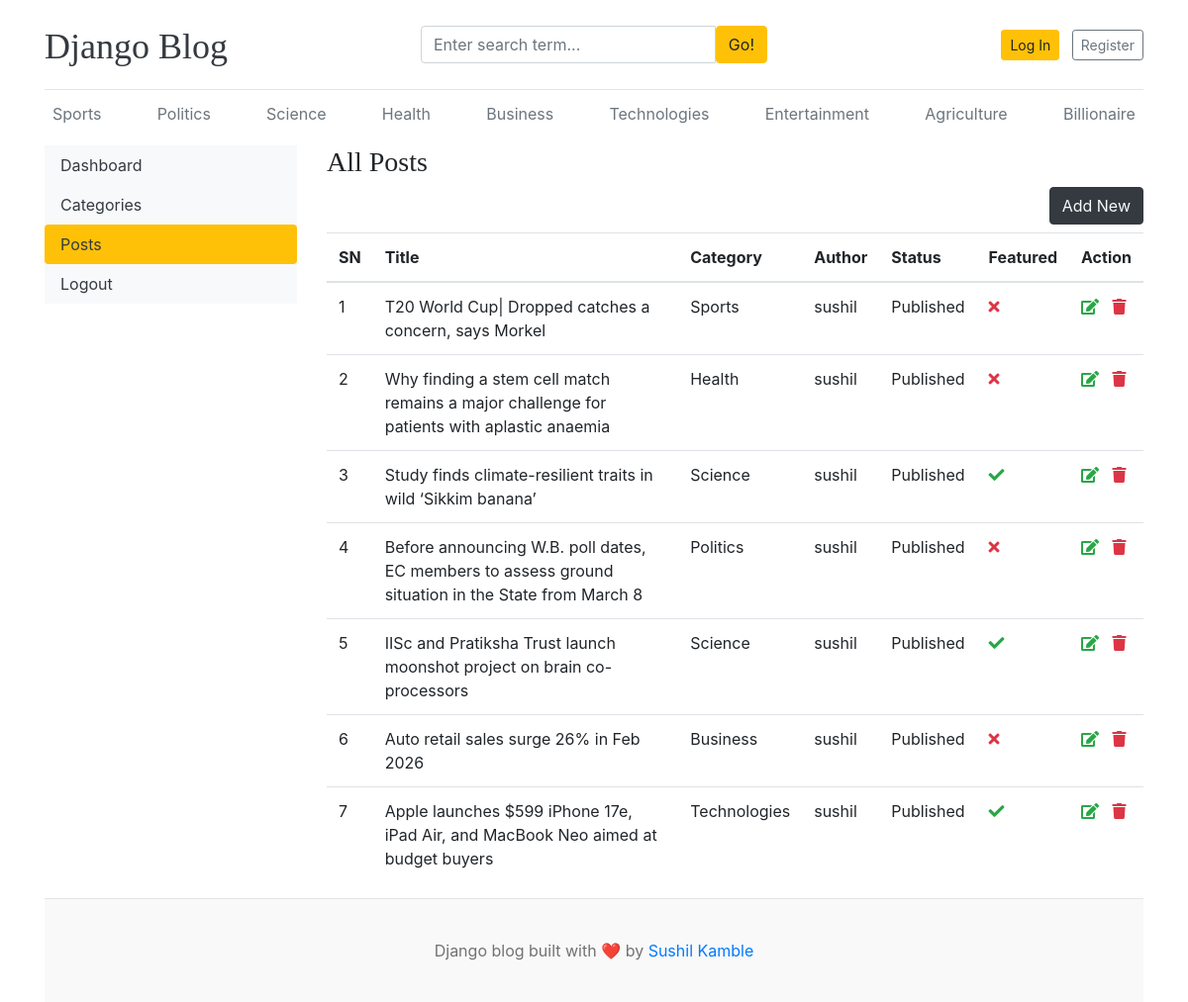
The app's page /dashboard/posts/ with its own data.
### blogs/models.py (models this page shows, shortened)
class Category(models.Model):
    category_name = models.CharField(max_length=100, unique=True)
    created_at = models.DateTimeField(auto_now_add=True)
    updated_at = models.DateTimeField(auto_now=True)
    class Meta:
        verbose_name_plural = 'categories'
    def __str__(self):
        return self.category_name

class Blog(models.Model):
    title = models.CharField(max_length=100)
    slug = models.SlugField(max_length=150, unique=True, blank=True)
    category = models.ForeignKey(Category, on_delete= models.CASCADE, )
    author = models.ForeignKey(User, on_delete=models.CASCADE)
    featured_image = models.ImageField(upload_to='uploads/%Y/%m/%d')
    short_description = models.TextField(max_length=500)
    blog_body = models.TextField(max_length=2000)
    status = models.CharField(max_length=50, choices=STATUS_CHOICES, default="Draft")
    is_featured = models.BooleanField(default=False)
    created_at = models.DateTimeField(auto_now_add=True)
    updated_at = models.DateTimeField(auto_now=True)

### dashboards/views.py (the view)
# urls.py: path('posts/', views.posts, name='posts'),
def posts(request):
    posts = Blog.objects.all()
    context = {
        'posts' : posts
    }
    return render(request, 'dashboard/posts.html', context)

### blogs/context_processors.py (called while the page is built)
def get_categories(request):
    categories = Category.objects.all()
    return dict(categories=categories)

def get_social_links(request):
    socialLinks = SocialLinks.objects.all()
    return dict(socialLinks = socialLinks)

### templates/dashboard/posts.html (shortened to what this page needs)
{% extends 'base.html' %}
{% block content %}
<div class="row">
    {% include 'dashboard/sidebar.html' %}
    <div class="col-md-9">
        <h3>All Posts</h3>
        <a href="{% url 'add_post' %}" class="btn btn-dark text-light float-right mb-2">Add New</a>
        <table class="table table-hover">
            <thead>
                <tr>
                    <th>SN</th>
                    <th>Title</th>
                    <th>Category</th>
                    <th>Author</th>
                    <th>Status</th>
                    <th>Featured</th>
                    <th>Action</th>
                </tr>
            </thead>
            <tbody>
                {% for post in posts %}
                    <tr>
                        <td>{{ forloop.counter }}</td>
                        <td>{{ post.title }}</td>
                        <td>{{ post.category }}</td>
                        <td>{{ post.author }}</td>
                        <td>{{ post.status }}</td>
                        <td>
                            {% if post.is_featured %}
                                <i class="fa fa-check text-success"></i>
                            {% else %}
                                <i class="fa fa-times text-danger"></i>
                            {% endif %}
                        </td>
                        <td>
                            <a href="{% url 'edit_post' post.id %}"><i class="fa fa-edit text-success"></i></a>
                            <a href="{% url 'delete_post' post.id %}"><i class="fa fa-trash text-danger"></i></a>
                        </td>
                    </tr>
                {% endfor %}
            </tbody>
        </table>
    </div>
    {% endblock %}

### templates/base.html (shortened to what this page needs)
{% load static %}
<!DOCTYPE html>
<html lang="en">
<head>
    <link href="https://getbootstrap.com/docs/4.0/dist/css/bootstrap.min.css" rel="stylesheet">
    <link href="{% static 'css/blog.css' %}" rel="stylesheet">
    <link rel="stylesheet" href="https://cdnjs.cloudflare.com/ajax/libs/
font-awesome/5.15.2/css/all.min.css" />
</head>
<body>
    <div class="container">
        <header class="blog-header py-3">
            <div class="row flex-nowrap justify-content-between align-items-center">
                <div class="col-4 pt-1">
                    <a class="blog-header-logo text-dark" href="/">Django Blog</a>
                </div>
                <div class="col-4">
                    <form action="{% url 'search' %}" method="GET">
                        <div class="input-group">
                            <input class="form-control" type="text" value="{{ keyword }}" name="keyword"
                                placeholder="Enter search term..." aria-label="Enter search term..."
                                aria-describedby="button-search" />
                            <button type="submit" class="btn btn-warning" id="button-search" type="button">Go!</button>
                        </div>
                    </form>
                </div>
                <div class="col-4 d-flex justify-content-end align-items-center">
                    {% if not user.is_authenticated %}
                    <a class="btn btn-sm btn-warning" href="{% url 'login' %}">Log In</a>&nbsp;
                    <a class="btn btn-sm btn-outline-secondary ml-2" href="{% url 'register' %}">Register</a>
                    {% else %}
                    <span><a href="{% url 'dashboard' %}">Dashboard</a></span>
                    &emsp;
                    <span><button class="btn btn-warning"><a href="{% url 'logout' %}">Logout</a></button></span>
                    {% endif %}
                </div>
            </div>
        </header>
        <div class="nav-scroller py-1 mb-2">
            <nav class="nav d-flex justify-content-between">
                {% for cat in categories %}
                <a class="p-2 text-muted" href="{% url 'posts_by_category' cat.id %}">
                    {{ cat.category_name }}
                </a>
                {% endfor %}
            </nav>
        </div>
        {% block content %}
        {% endblock %}
    </div>
    <footer class="blog-footer">
        <p>Django blog built with ❤️ by <a href="#">Sushil Kamble</a></p>
    </footer>
</body>
</html>

### blog_main/static/css/blog.css (style rules this page uses)
.blog-header { border-bottom: 1px solid #e5e5e5; }
.blog-header-logo { font-family: "Playfair Display", Georgia, "Times New Roman", serif ; font-size: 2.25rem; }
h1, h2, h3, h4, h5, h6 { font-family: "Playfair Display", Georgia, "Times New Roman", serif ; }
.blog-footer { padding: 2.5rem 0; color: #727272; text-align: center; background-color: #f9f9f9; border-top: .05rem solid #e5e5e5; }
.blog-footer p:last-child { margin-bottom: 0; }

### records on screen
Category: category_name "Sports"
Category: category_name "Politics"
Category: category_name "Science"
Category: category_name "Health"
Category: category_name "Business"
Category: category_name "Technologies"
Category: category_name "Entertainment"
Category: category_name "Agriculture"
Category: category_name "Billionaire"
Blog: title "T20 World Cup| Dropped catches a concern, says Morkel", category "Sports", author "sushil", status "Published", is_featured False (drawn)
Blog: title "Why finding a stem cell match remains a major challenge for patients with aplastic anaemia", category "Health", author "sushil", status "Published", is_featured False (drawn)
Blog: title "Study finds climate-resilient traits in wild ‘Sikkim banana’", category "Science", author "sushil", status "Published", is_featured True (drawn)
Blog: title "Before announcing W.B. poll dates, EC members to assess ground situation in the State from March 8", category "Politics", author "sushil", status "Published", is_featured False (drawn)
Blog: title "IISc and Pratiksha Trust launch moonshot project on brain co-processors", category "Science", author "sushil", status "Published", is_featured True (drawn)
Blog: title "Auto retail sales surge 26% in Feb 2026", category "Business", author "sushil", status "Published", is_featured False (drawn)
Blog: title "Apple launches $599 iPhone 17e, iPad Air, and MacBook Neo aimed at budget buyers", category "Technologies", author "sushil", status "Published", is_featured True (drawn)
